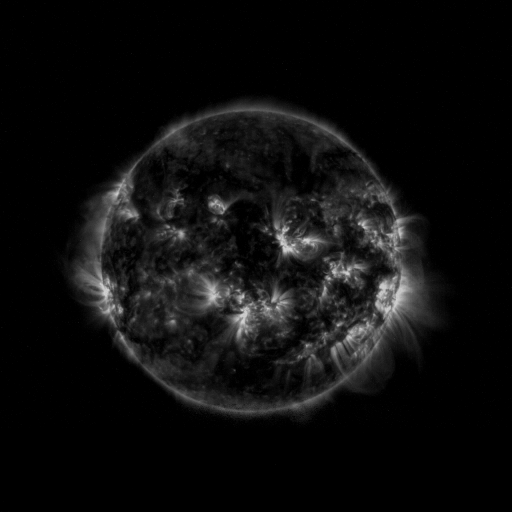
#> input picture .calibration.png, 1024 x 1024 px (shown at 1/2 size); its folder holds only this picture in this run
$ python cli.py .
#> lines starting #> are read from the running program, lines starting #| are printed output that depends on the picture
import numpy as np
import argparse
import imageio
import glob
import cv2
import os
import re

# Constants
OUTPUT_IMAGE_SIZE = (1024, 1024)
TRANSLATION_RADIUS = 3
FULL_ROTATION_ANGLE = 360
ROTATION_ANGLE_STEP = 90
MIN_RADIUS_RATIO, MAX_RADIUS_RATIO = 4, 2
BLUR_KERNEL = (9, 9)
BLUR_STD_DEV = 2
HOUGH_CIRCLE_PARAMS = {
    'dp': 1,
    'minDist': 100,
    'param1': 50,
    'param2': 30
}
TINT_COLORS = {
    'normal': [0.93, 0.44, 0.01],
    'green': [0.44, 0.93, 0.01],
    'pink': [0.93, 0.01, 0.44],
    'pink2': [0.95, 0.25, 0.85],
    'blue': [0.01, 0.44, 0.93],
    'blue2': [0.31, 0.50, 0.98],
    'blue3': [0.11, 0.50, 0.98],
    'purple': [0.45, 0.11, 0.51]
}

def calculate_image_difference(image1, image2):
    """Calculate the Euclidean distance between two images."""
    return cv2.norm(image1, image2, cv2.NORM_L2)

def rotate_image(image, angle):
    """Rotate the image by the specified angle without changing its size."""
    height, width = image.shape[:2]
    center = (width // 2, height // 2)
    rotation_matrix = cv2.getRotationMatrix2D(center, angle, 1.0)
    return cv2.warpAffine(image, rotation_matrix, (width, height))

def crop_image(image, center, size):
    """
    Crop the image around the specified center point. If the crop area
    extends beyond image boundaries, fill it with black.
    """
    x, y, _ = center
    img_height, img_width = image.shape[:2]
    crop_width, crop_height = size

    # Calculate crop boundaries
    x_min = int(x - crop_width // 2)
    y_min = int(y - crop_height // 2)
    x_max = x_min + crop_width
    y_max = y_min + crop_height

    # Create a black canvas for the desired size
    cropped_image = np.zeros((crop_height, crop_width, 3), dtype=np.uint8)

    # Determine the overlapping region between the original image and the crop area
    src_x_min = max(0, x_min)
    src_y_min = max(0, y_min)
    src_x_max = min(img_width, x_max)
    src_y_max = min(img_height, y_max)

    # Calculate the corresponding region in the cropped image
    dst_x_min = src_x_min - x_min
    dst_y_min = src_y_min - y_min
    dst_x_max = dst_x_min + (src_x_max - src_x_min)
    dst_y_max = dst_y_min + (src_y_max - src_y_min)

    # Copy the overlapping region from the original image to the cropped image
    cropped_image[dst_y_min:dst_y_max, dst_x_min:dst_x_max] = image[src_y_min:src_y_max, src_x_min:src_x_max]

    return cropped_image

def detect_sun_center(image):
    """Detect the sun's center in the image using the Hough Circle Transform."""
    gray_image = cv2.cvtColor(image, cv2.COLOR_BGR2GRAY)
    blurred_image = cv2.GaussianBlur(gray_image, BLUR_KERNEL, BLUR_STD_DEV)
    min_radius = int(min(image.shape[:2]) / MIN_RADIUS_RATIO)
    max_radius = int(min(image.shape[:2]) / MAX_RADIUS_RATIO)

    circles = cv2.HoughCircles(
        blurred_image, cv2.HOUGH_GRADIENT, minRadius=min_radius,
        maxRadius=max_radius, **HOUGH_CIRCLE_PARAMS
    )

    if circles is not None:
        circles = np.uint16(np.around(circles))[0]
        # Return the circle closest to the center of the image
        return min(circles, key=lambda c: (image.shape[1] // 2 - c[0])**2 + (image.shape[0] // 2 - c[1])**2)[:3]

    return None

def enhance_image(image, brightness, contrast_factor, tint='blue'):
    """Apply brightness, contrast, and tint adjustments to the image."""
    # Adjust brightness
    hsv_image = cv2.cvtColor(image, cv2.COLOR_BGR2HSV)
    h, s, v = cv2.split(hsv_image)
    v = np.clip(v + brightness, 0, 255)
    image = cv2.cvtColor(cv2.merge((h, s, v)), cv2.COLOR_HSV2BGR)

    # Apply tint
    image_float = image.astype(np.float32) / 255.0
    tint_color = np.array(TINT_COLORS[tint])
    tinted_image = image_float * tint_color

    # Adjust contrast
    mean_value = np.mean(tinted_image, axis=(0, 1))
    tinted_image = np.clip((tinted_image - mean_value) * contrast_factor + mean_value, 0, 1)
    tinted_image = (tinted_image * 255).astype(np.uint8)

    return cv2.normalize(tinted_image, None, alpha=0, beta=255, norm_type=cv2.NORM_MINMAX)

def extract_sort_key(file_path):
    match = re.search(r"SWAP_(\d+T\d+Z)(?:-(\d+))?", file_path)
    if match:
        date_part = match.group(1)
        number_part = int(match.group(2)) if match.group(2) else -1
        return (date_part, number_part)
    return (None, None)

def process_solar_images(input_dir, output_gif, calibration_image_path, frame_duration, tint, brightness, contrast_factor, loop_count):
    """Process images in the input directory and save them as a GIF."""
    image_paths = glob.glob(os.path.join(input_dir, "*.png"))
    image_paths = sorted(image_paths, key=extract_sort_key)

    gif_frames = []

    # Process the calibration image
    calibration_image = cv2.imread(calibration_image_path)
    calibration_center = detect_sun_center(calibration_image)
    if calibration_center is None:
        return

    calibration_cropped = crop_image(calibration_image, calibration_center, OUTPUT_IMAGE_SIZE)

    for image_path in image_paths:
        print(f"Processing: {image_path}")
        image = cv2.imread(image_path)
        sun_center = detect_sun_center(image)
        if sun_center is None:
            print(f"No circles detected in {image_path}, skipping.")
            continue

        # Find the best translation
        translations = [
            (tx, ty, calculate_image_difference(calibration_cropped, crop_image(image, [tx, ty, sun_center[2]], OUTPUT_IMAGE_SIZE)))
            for tx in range(sun_center[0] - TRANSLATION_RADIUS, sun_center[0] + TRANSLATION_RADIUS)
            for ty in range(sun_center[1] - TRANSLATION_RADIUS, sun_center[1] + TRANSLATION_RADIUS)
        ]
        best_tx, best_ty, difference = min(translations, key=lambda x: x[2])
        cropped_image = crop_image(image, [best_tx, best_ty, sun_center[2]], OUTPUT_IMAGE_SIZE)
        if difference > 64000:
            print(f"Image too different ({difference}), possibly corrupted, skipping {image_path}.")
            continue

        # Find the best rotation
        rotations = [
            (angle, calculate_image_difference(calibration_cropped, rotate_image(cropped_image, angle)))
            for angle in range(0, FULL_ROTATION_ANGLE, ROTATION_ANGLE_STEP)
        ]
        best_rotation_angle, _ = min(rotations, key=lambda x: x[1])
        rotated_image = rotate_image(cropped_image, best_rotation_angle)

        # Enhance and add the image to the GIF frames
        enhanced_image = enhance_image(rotated_image, brightness=brightness, contrast_factor=contrast_factor, tint=tint)
        gif_frames.append(enhanced_image)

    # Save the processed frames as a GIF
    imageio.mimsave(output_gif, gif_frames, loop=loop_count, duration=frame_duration)

def main():
    parser = argparse.ArgumentParser(description="Process solar images and create a GIF.")
    parser.add_argument("input_dir", help="Directory containing input images.")
    parser.add_argument("--output_file", default="proba2.gif", help="Output GIF/WEBP filename (default: proba2.gif).")
    parser.add_argument("--calibration_image", default=".calibration.png", help="Calibration image filename (default: .calibration.png).")
    parser.add_argument("--frame_duration", type=int, default=100, help="Frame duration in milliseconds (default: 100).")
    parser.add_argument("--tint", choices=TINT_COLORS.keys(), default="normal", help="Color tint to apply (default: normal).")
    parser.add_argument("--brightness", type=int, default=20, help="Brightness adjustment (default: 20).")
    parser.add_argument("--contrast_factor", type=int, default=4, help="Contrast factor (default: 4).")
    parser.add_argument("--loop_count", type=int, default=65535, help="How many times will the output loop (default: 65535/infinite).")
    args = parser.parse_args()
    process_solar_images(args.input_dir, args.output_file, args.calibration_image, args.frame_duration, args.tint, args.brightness, args.contrast_factor, args.loop_count)
#> in process_solar_images, calibration_image is the input picture: shape (1024, 1024, 3); min 0, max 214, mean 13.7
#> in detect_sun_center, `circles = cv2.HoughCircles( blurred_image, cv2.HOUGH_GRADIENT, minRadi..`: circles = [[503.5, 517.5, 301.9], [440.5, 352.5, 298.5], [505.5, 737.5, 295.1]]
#> in detect_sun_center, `circles = np.uint16(np.around(circles))[0]`: circles = [[504, 518, 302], [440, 352, 298], [506, 738, 295]]
#> in process_solar_images, `calibration_center = detect_sun_center(calibration_image)`: calibration_center = [504, 518, 302]
#> in crop_image, `x, y, _ = center`: x = 504; y = 518
#> in crop_image, `x_min = int(x - crop_width // 2)`: x_min = -8
#> in crop_image, `y_min = int(y - crop_height // 2)`: y_min = 6
#> in crop_image, `x_max = x_min + crop_width`: x_max = 1016
#> in crop_image, `y_max = y_min + crop_height`: y_max = 1030
#> in crop_image, `src_x_min = max(0, x_min)`: src_x_min = 0
#> in crop_image, `src_y_min = max(0, y_min)`: src_y_min = 6
#> in crop_image, `src_x_max = min(img_width, x_max)`: src_x_max = 1016
#> in crop_image, `src_y_max = min(img_height, y_max)`: src_y_max = 1024
#> in crop_image, `dst_x_min = src_x_min - x_min`: dst_x_min = 8
#> in crop_image, `dst_y_min = src_y_min - y_min`: dst_y_min = 0
#> in crop_image, `dst_x_max = dst_x_min + (src_x_max - src_x_min)`: dst_x_max = 1024
#> in crop_image, `dst_y_max = dst_y_min + (src_y_max - src_y_min)`: dst_y_max = 1018
#> in crop_image, `cropped_image[dst_y_min:dst_y_max, dst_x_min:dst_x_max] = image[src_y_..`:
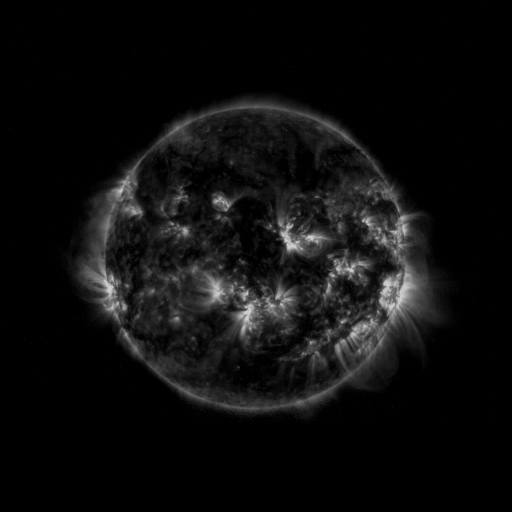
#> cropped_image: shape (1024, 1024, 3) (shown at 1/2 size); min 0, max 214, mean 13.7
#> in process_solar_images, `sun_center = detect_sun_center(image)`: sun_center = [504, 518, 302]
#> call 2 of crop_image, with size = (1024, 1024)
#> in crop_image (call 2), `x, y, _ = center`: x = 501; y = 515
#> in crop_image (call 2), `x_min = int(x - crop_width // 2)`: x_min = -11
#> in crop_image (call 2), `y_min = int(y - crop_height // 2)`: y_min = 3
#> in crop_image (call 2), `x_max = x_min + crop_width`: x_max = 1013
#> in crop_image (call 2), `y_max = y_min + crop_height`: y_max = 1027
#> in crop_image (call 2), `src_y_min = max(0, y_min)`: src_y_min = 3
#> in crop_image (call 2), `src_x_max = min(img_width, x_max)`: src_x_max = 1013
#> in crop_image (call 2), `dst_x_min = src_x_min - x_min`: dst_x_min = 11
#> in crop_image (call 2), `dst_y_max = dst_y_min + (src_y_max - src_y_min)`: dst_y_max = 1021
#> in crop_image (call 2), `cropped_image[dst_y_min:dst_y_max, dst_x_min:dst_x_max] = image[src_y_..`:
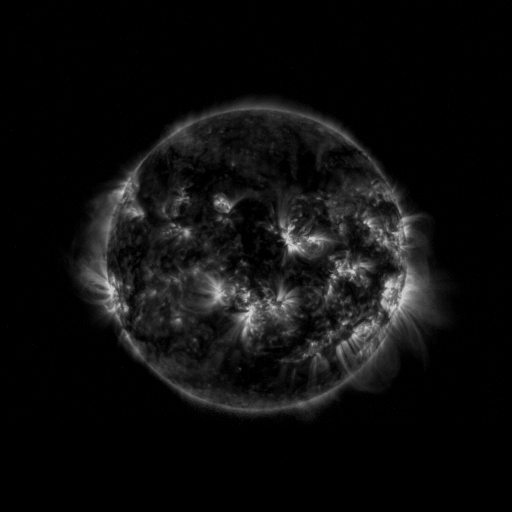
#> cropped_image: shape (1024, 1024, 3) (shown at 1/2 size); min 0, max 214, mean 13.7
#> in crop_image (call 7), `x, y, _ = center`: y = 520
#> in crop_image (call 7), `y_min = int(y - crop_height // 2)`: y_min = 8
#> in crop_image (call 7), `y_max = y_min + crop_height`: y_max = 1032
#> in crop_image (call 7), `src_y_min = max(0, y_min)`: src_y_min = 8
#> in crop_image (call 7), `dst_y_max = dst_y_min + (src_y_max - src_y_min)`: dst_y_max = 1016
#> in crop_image (call 7), `cropped_image[dst_y_min:dst_y_max, dst_x_min:dst_x_max] = image[src_y_..`:
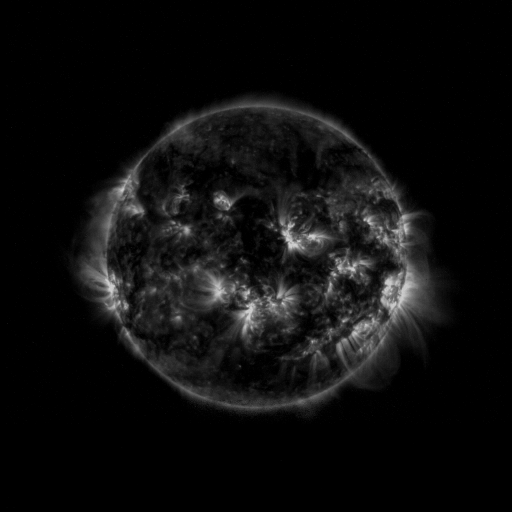
#> cropped_image: shape (1024, 1024, 3) (shown at 1/2 size); min 0, max 214, mean 13.7
#> in crop_image (call 32), `x, y, _ = center`: x = 506; y = 515
#> in crop_image (call 32), `x_min = int(x - crop_width // 2)`: x_min = -6
#> in crop_image (call 32), `y_min = int(y - crop_height // 2)`: y_min = 3
#> in crop_image (call 32), `x_max = x_min + crop_width`: x_max = 1018
#> in crop_image (call 32), `y_max = y_min + crop_height`: y_max = 1027
#> in crop_image (call 32), `src_y_min = max(0, y_min)`: src_y_min = 3
#> in crop_image (call 32), `src_x_max = min(img_width, x_max)`: src_x_max = 1018
#> in crop_image (call 32), `dst_x_min = src_x_min - x_min`: dst_x_min = 6
#> in crop_image (call 32), `dst_y_max = dst_y_min + (src_y_max - src_y_min)`: dst_y_max = 1021
#> in crop_image (call 32), `cropped_image[dst_y_min:dst_y_max, dst_x_min:dst_x_max] = image[src_y_..`:
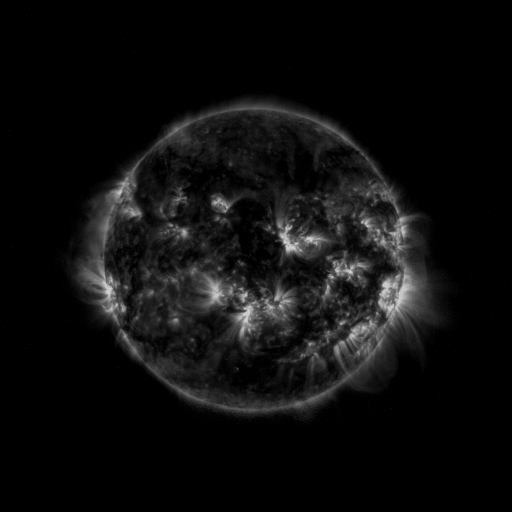
#> cropped_image: shape (1024, 1024, 3) (shown at 1/2 size); min 0, max 214, mean 13.7
#> in process_solar_images, `translations = [ (tx, ty, calculate_image_difference(calibration_cropp..`: translations = 36 items, first 6: (501, 515, 16914.2), (501, 516, 15478.7), (501, 517, 14386), (501, 518, 13957.8), (501, 519, 14369.9), (501, 520, 15450.1)
#> in process_solar_images, `best_tx, best_ty, difference = min(translations, key=lambda x: x[2])`: best_tx = 504; best_ty = 518; difference = 0
#> call 2 of rotate_image, with angle = 90
#> in rotate_image (call 2), `rotation_matrix = cv2.getRotationMatrix2D(center, angle, 1.0)`: rotation_matrix = [[6.12e-17, 1, -5.68e-14], [-1, 6.12e-17, 1024]]
#> in rotate_image (call 2), `return cv2.warpAffine(image, rotation_matrix, (width, height))`:
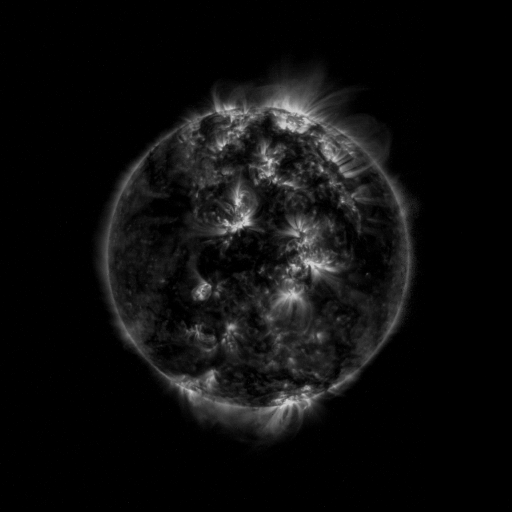
#> returned value: shape (1024, 1024, 3) (shown at 1/2 size); min 0, max 214, mean 13.7
#> call 3 of rotate_image, with angle = 180
#> in rotate_image (call 3), `rotation_matrix = cv2.getRotationMatrix2D(center, angle, 1.0)`: rotation_matrix = [[-1, 1.22e-16, 1024], [-1.22e-16, -1, 1024]]
#> in rotate_image (call 3), `return cv2.warpAffine(image, rotation_matrix, (width, height))`:
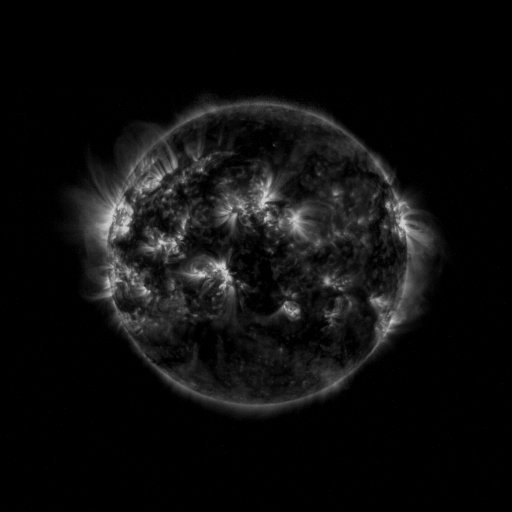
#> returned value: shape (1024, 1024, 3) (shown at 1/2 size); min 0, max 214, mean 13.7
#> call 4 of rotate_image, with angle = 270
#> in rotate_image (call 4), `rotation_matrix = cv2.getRotationMatrix2D(center, angle, 1.0)`: rotation_matrix = [[-1.84e-16, -1, 1024], [1, -1.84e-16, 1.14e-13]]
#> in rotate_image (call 4), `return cv2.warpAffine(image, rotation_matrix, (width, height))`:
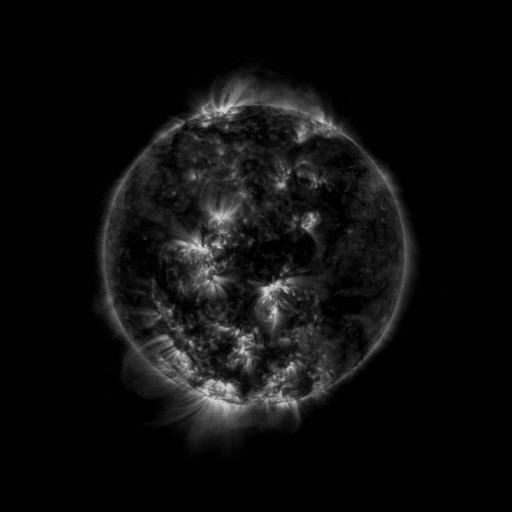
#> returned value: shape (1024, 1024, 3) (shown at 1/2 size); min 0, max 214, mean 13.7
#> in process_solar_images, `rotations = [ (angle, calculate_image_difference(calibration_cropped, ..`: rotations = [(0, 0), (90, 51920.7), (180, 45306.2), (270, 51920.6)]
#> in process_solar_images, `best_rotation_angle, _ = min(rotations, key=lambda x: x[1])`: best_rotation_angle = 0
#> in enhance_image, `hsv_image = cv2.cvtColor(image, cv2.COLOR_BGR2HSV)`: hsv_image: shape (1024, 1024, 3); mean H, S, V 0, 0, 13.7
#> in enhance_image, `h, s, v = cv2.split(hsv_image)`: h: shape (1024, 1024); every value is 0
#> in enhance_image, `mean_value = np.mean(tinted_image, axis=(0, 1))`: mean_value = [0.123, 0.0582, 0.00132]
    print(f"Output written to: {args.output_file}")

if __name__ == "__main__":
    main()
